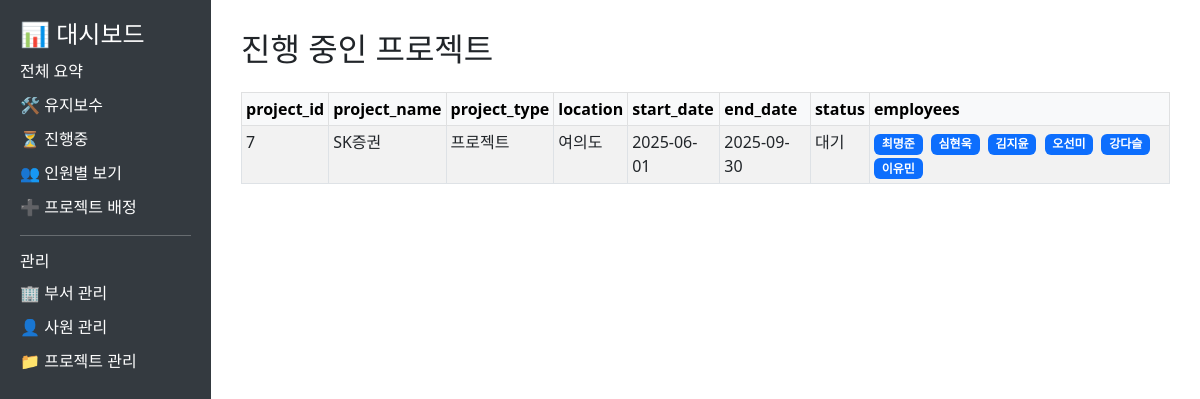
The page /ongoing on the database as committed earlier.
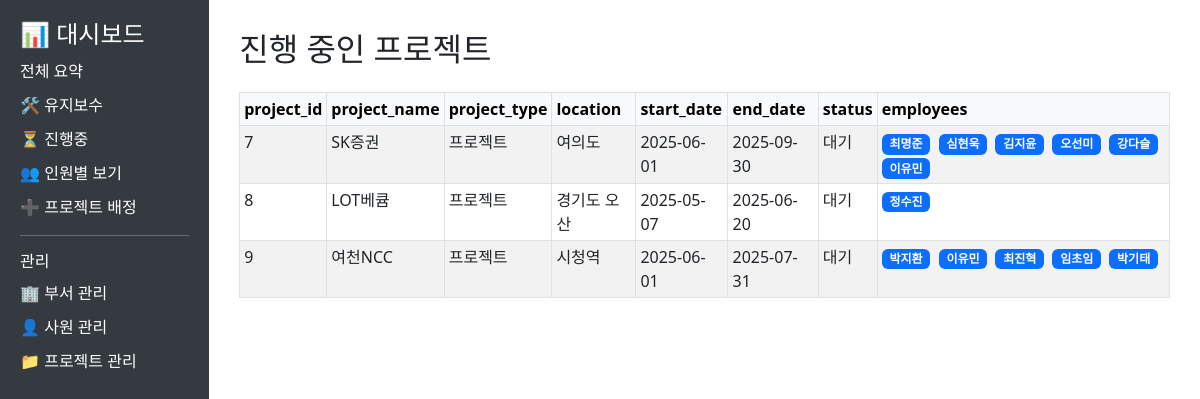
The same page on the database as committed later.
### tables this page shows
CREATE TABLE projects (
        project_id INTEGER PRIMARY KEY AUTOINCREMENT,
        name TEXT NOT NULL,
        type_id INTEGER,
        location TEXT,
        start_date TEXT,
        end_date TEXT,
        status TEXT DEFAULT '대기',
        FOREIGN KEY (type_id) REFERENCES project_type(type_id)
    );

### dashboard/app.py (the view)
@app.route("/ongoing")
def ongoing():
    try:
        data = get_ongoing_projects_grouped()
        return render_template("dashboard.html", title="진행 중인 프로젝트", data=data)
    except Exception as e:
        flash(f"데이터를 불러오는 중 오류가 발생했습니다: {str(e)}", "danger")
        return render_template("dashboard.html", title="진행 중인 프로젝트", data=pd.DataFrame())

### dashboard/query.py (called while the page is built)
def get_connection():
    conn = sqlite3.connect(DB_PATH)
    conn.row_factory = sqlite3.Row  # 컬럼명을 딕셔너리 형태로 접근 가능하게 설정
    return conn

### dashboard/templates/dashboard.html (shortened to what this page needs)
<!DOCTYPE html>
<html>
<head>
    <link rel="stylesheet" href="https://cdn.jsdelivr.net/npm/bootstrap@5.3.0/dist/css/bootstrap.min.css">
</head>
<body>
    <div class="sidebar">
        <h4>📊 대시보드</h4>
        <a href="/">전체 요약</a>
        <a href="/maintenance">🛠 유지보수</a>
        <a href="/ongoing">⏳ 진행중</a>
        <a href="/assignment">👥 인원별 보기</a>
        <a href="/assignment/add">➕ 프로젝트 배정</a>
        <hr>
        <h6>관리</h6>
        <a href="/departments">🏢 부서 관리</a>
        <a href="/employees">👤 사원 관리</a>
        <a href="/projects">📁 프로젝트 관리</a>
    </div>
    <div class="content">
        <h2>{{ title }}</h2>
        {% if data.empty %}
        <p class="text-muted">데이터가 없습니다.</p>
        {% else %}
        <div class="table-container mt-4">
            <table class="table table-bordered table-striped table-sm">
                <thead class="table-light">
                    <tr>
                        {% for col in data.columns %}
                        <th>{{ col }}</th>
                        {% endfor %}
                    </tr>
                </thead>
                <tbody>
                    {% for row in data.values %}
                    <tr>
                        {% for cell in row %}
                        <td>
                            {% if data.columns[loop.index0] == 'employees' %}
                            {% if cell %}
                            {% for employee in cell.split(',') %}
                            <span class="badge bg-primary me-1">{{ employee.strip() }}</span>
                            {% endfor %}
                            {% else %}
                            <span class="text-muted">배정된 사원 없음</span>
                            {% endif %}
                            {% else %}
                            {{ cell if cell is not none else '-' }}
                            {% endif %}
                        </td>
                        {% endfor %}
                    </tr>
                    {% endfor %}
                </tbody>
            </table>
        </div>
        {% endif %}
    </div>
</body>
</html>

### dashboard/templates/dashboard.html (style rules this page uses)
body { display: flex; }
.sidebar { width: 220px; background-color: #343a40; min-height: 100vh; padding: 20px; color: white; }
.sidebar a { color: #ffffff; text-decoration: none; display: block; margin: 10px 0; }
.content { flex-grow: 1; padding: 30px; }
.table-container { overflow-x: auto; }

Rows that differ between the two databases and show on the page:
added projects: name "LOT베큠", location "경기도 오산", start_date "2025-05-07", end_date "2025-06-20", status "대기"
added projects: name "여천NCC", location "시청역", start_date "2025-06-01", end_date "2025-07-31", status "대기"
Other text that changed with them:
new list line: "8 프로젝트 정수진"
new list line: "9 프로젝트 박지환 이유민 최진혁 임초임 박기태"
